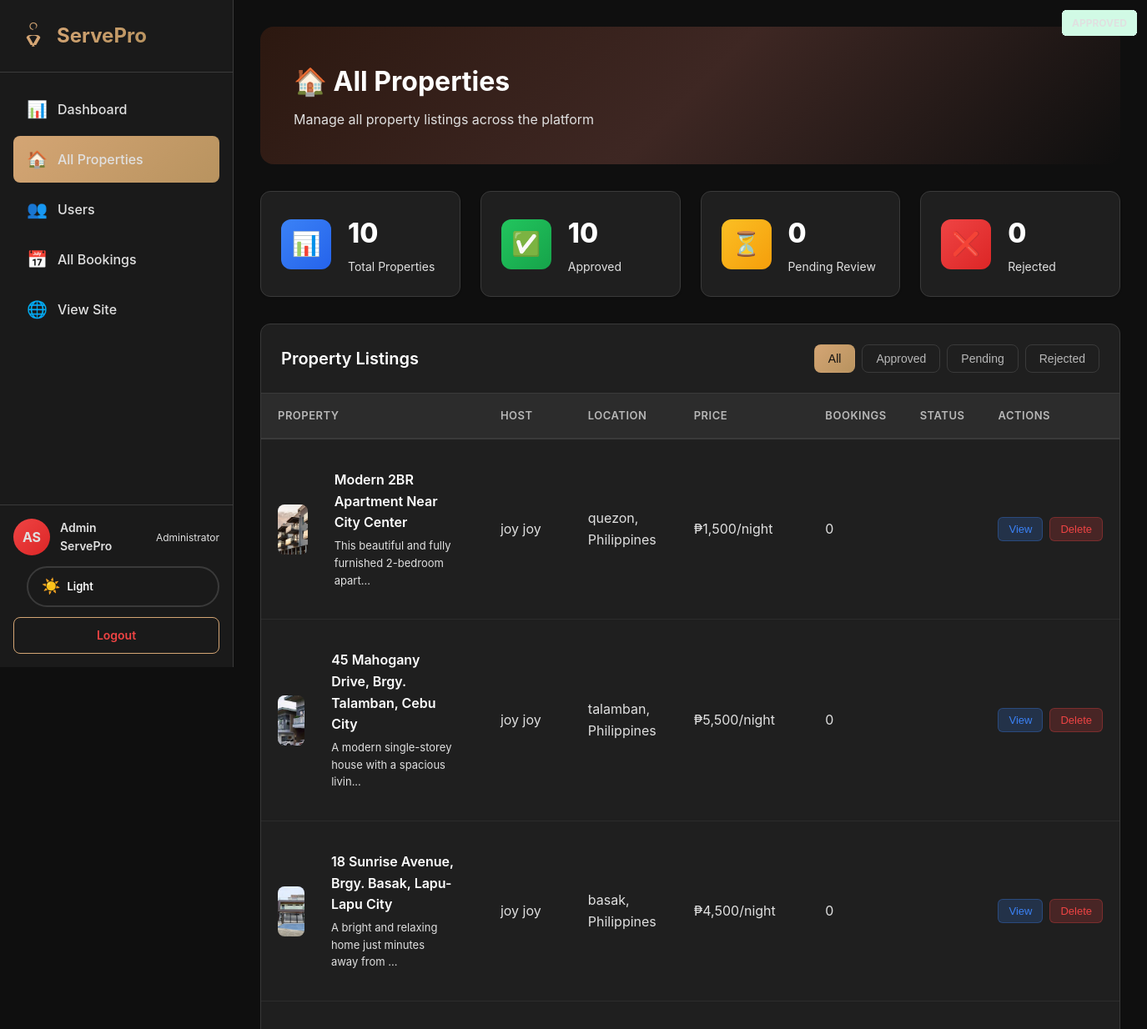
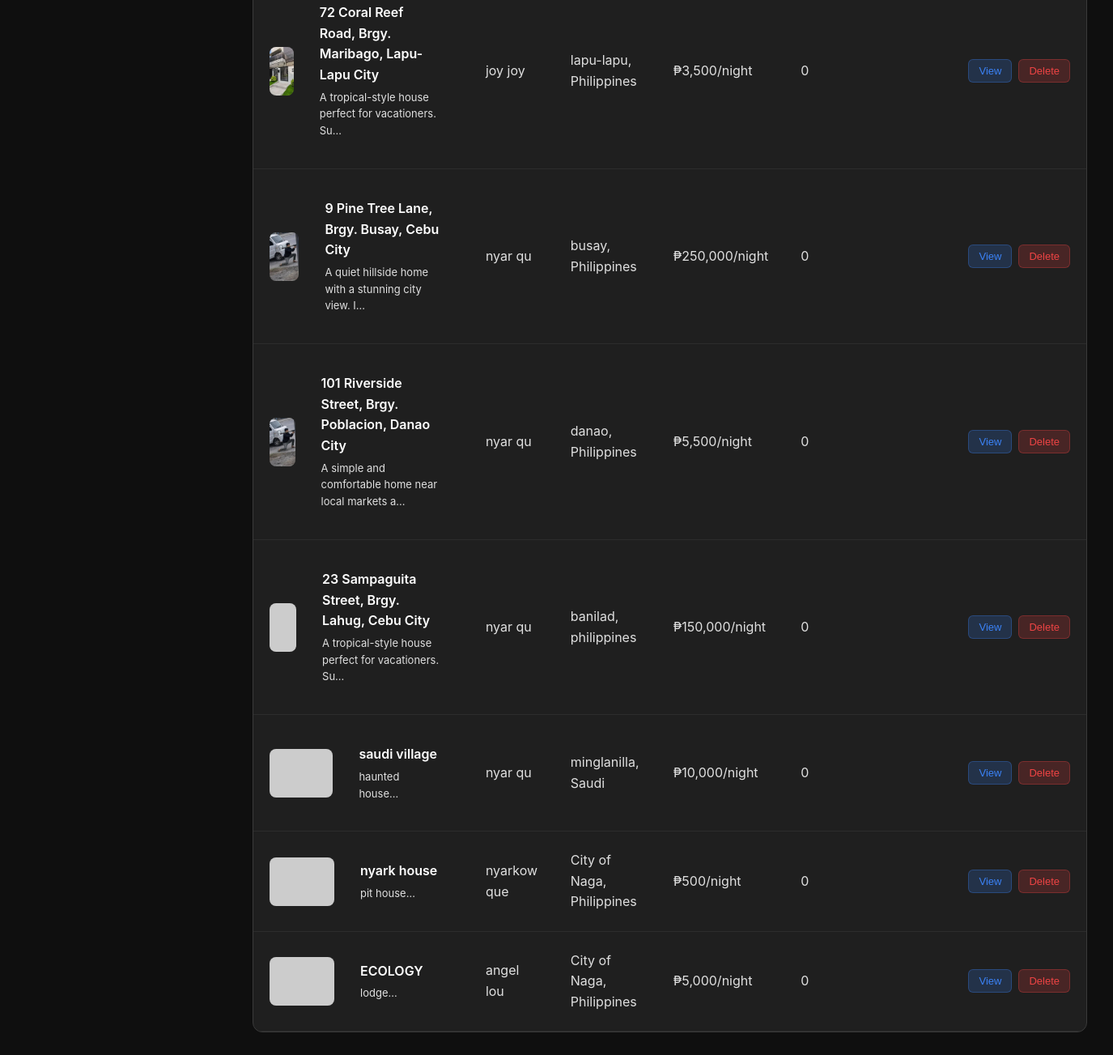
Screenshot of /admin/properties.php (signed in) with the database file from the repository (2 pictures, top to bottom).
### tables this page shows
CREATE TABLE `users` (
  `id` int(11) NOT NULL,
  `first_name` varchar(50) NOT NULL,
  `last_name` varchar(50) NOT NULL,
  `email` varchar(100) NOT NULL,
  `password` varchar(255) NOT NULL,
  `created_at` timestamp NOT NULL DEFAULT current_timestamp(),
  `role` enum('guest','host','admin') DEFAULT 'guest',
  `host_verified` tinyint(1) NOT NULL DEFAULT 0
);

CREATE TABLE `properties` (
  `id` int(11) NOT NULL,
  `host_id` int(11) NOT NULL,
  `title` varchar(255) NOT NULL,
  `description` text NOT NULL,
  `property_type` enum('house','apartment','condo','villa','hotel') NOT NULL,
  `address` text NOT NULL,
  `city` varchar(100) NOT NULL,
  `country` varchar(100) NOT NULL,
  `price_per_night` decimal(10,2) NOT NULL,
  `max_guests` int(11) NOT NULL,
  `bedrooms` int(11) NOT NULL,
  `bathrooms` int(11) NOT NULL,
  `latitude` decimal(10,8) DEFAULT NULL,
  `longitude` decimal(11,8) DEFAULT NULL,
  `auto_accept_bookings` tinyint(1) NOT NULL DEFAULT 0,
  `status` enum('pending','approved','rejected','suspended','out_of_order') DEFAULT 'pending',
  `admin_notes` text DEFAULT NULL,
  `created_at` timestamp NOT NULL DEFAULT current_timestamp(),
  `updated_at` timestamp NOT NULL DEFAULT current_timestamp() ON UPDATE current_timestamp()
);

### config/session.php (called while the page is built, shortened)
<?php
function getCurrentUser() {
    $conn = getDBConnection();
    $user_id = $_SESSION['user_id'];
    $stmt = $conn->prepare("SELECT id, first_name, last_name, email, role, IFNULL(host_verified, 0) AS host_verified FROM users WHERE id = ?");
    $stmt->bind_param("i", $user_id);
    $stmt->execute();
    $result = $stmt->get_result();
    $user = $result->fetch_assoc();
    return $user;
}
?>

### admin/properties.php (the view, shortened to what this page needs)
<?php
require_once __DIR__ . '/../config/session.php';
$user = getCurrentUser();
$conn = getDBConnection();
$query = "
    SELECT
        p.*,
        u.first_name,
        u.last_name,
        u.email,
        (SELECT photo_url FROM property_photos WHERE property_id = p.id AND is_primary = 1 LIMIT 1) as primary_photo,
        (SELECT COUNT(*) FROM bookings WHERE property_id = p.id) as total_bookings
    FROM properties p
    JOIN users u ON p.host_id = u.id
    ORDER BY p.created_at DESC
";
$result = $conn->query($query);
$properties = $result->fetch_all(MYSQLI_ASSOC);
$stats = [
    'total' => count($properties),
    'approved' => 0,
    'pending' => 0,
    'rejected' => 0
];
foreach ($properties as $property) {
    $stats[$property['status']]++;
}
?>
<!DOCTYPE html>
<html lang="en">
<head>
    <link rel="stylesheet" href="../assets/css/style.css?v=10.0">
    <link rel="stylesheet" href="../assets/css/host-dashboard.css?v=10.0">
    <link rel="stylesheet" href="../assets/css/admin.css?v=10.0">
    <link rel="stylesheet" href="../assets/css/theme-toggle.css?v=10.0">
</head>
<body>
    <div class="host-layout">
        <aside class="host-sidebar">
            <div class="sidebar-header">
                <a href="../home.php" class="sidebar-brand">
                    <span>ServePro</span>
                </a>
            </div>
            <nav class="sidebar-nav">
                <a href="dashboard.php" class="nav-item">
                    <span class="nav-icon">📊</span>
                    <span>Dashboard</span>
                </a>
                <a href="properties.php" class="nav-item active">
                    <span class="nav-icon">🏠</span>
                    <span>All Properties</span>
                </a>
                <a href="users.php" class="nav-item">
                    <span class="nav-icon">👥</span>
                    <span>Users</span>
                </a>
                <a href="bookings.php" class="nav-item">
                    <span class="nav-icon">📅</span>
                    <span>All Bookings</span>
                </a>
                <a href="../home.php" class="nav-item">
                    <span class="nav-icon">🌐</span>
                    <span>View Site</span>
                </a>
            </nav>
            <div class="sidebar-footer">
                <div class="user-profile">
                    <div class="user-avatar" style="background: linear-gradient(135deg, #EF4444, #DC2626);">
                        <?php echo strtoupper(substr($user['first_name'], 0, 1) . substr($user['last_name'], 0, 1)); ?>
                    </div>
                    <div class="user-info">
                        <div class="user-name"><?php echo htmlspecialchars($user['first_name'] . ' ' . $user['last_name']); ?></div>
                        <div class="user-role">Administrator</div>
                    </div>
                </div>
                <div class="theme-toggle" style="margin-bottom: 12px;">
                    <span class="theme-toggle-icon">☀️</span>
                    <span class="theme-toggle-text">Light</span>
                </div>
                <a href="../logout.php" class="btn-logout">Logout</a>
            </div>
        </aside>
        <main class="host-main">
            <div class="properties-header">
                <h1>🏠 All Properties</h1>
                <p>Manage all property listings across the platform</p>
            </div>
            <div class="properties-stats">
                <div class="stat-card">
                    <div class="stat-icon" style="background: linear-gradient(135deg, #3B82F6, #2563EB);">📊</div>
                    <div class="stat-content">
                        <h3><?php echo $stats['total']; ?></h3>
                        <p>Total Properties</p>
                    </div>
                </div>
                <div class="stat-card">
                    <div class="stat-icon" style="background: linear-gradient(135deg, #22C55E, #16A34A);">✅</div>
                    <div class="stat-content">
                        <h3><?php echo $stats['approved']; ?></h3>
                        <p>Approved</p>
                    </div>
                </div>
                <div class="stat-card">
                    <div class="stat-icon" style="background: linear-gradient(135deg, #FBBF24, #F59E0B);">⏳</div>
                    <div class="stat-content">
                        <h3><?php echo $stats['pending']; ?></h3>
                        <p>Pending Review</p>
                    </div>
                </div>
                <div class="stat-card">
                    <div class="stat-icon" style="background: linear-gradient(135deg, #EF4444, #DC2626);">❌</div>
                    <div class="stat-content">
                        <h3><?php echo $stats['rejected']; ?></h3>
                        <p>Rejected</p>
                    </div>
                </div>
            </div>
            <div class="properties-table-container">
                <div class="table-header">
                    <h2>Property Listings</h2>
                    <div class="filter-tabs">
                        <button class="filter-tab active" onclick="filterProperties('all')">All</button>
                        <button class="filter-tab" onclick="filterProperties('approved')">Approved</button>
                        <button class="filter-tab" onclick="filterProperties('pending')">Pending</button>
                        <button class="filter-tab" onclick="filterProperties('rejected')">Rejected</button>
                    </div>
                </div>
                <?php if (empty($properties)): ?>
                    <div class="empty-state">
                        <h3>📭 No Properties Found</h3>
                        <p>There are no properties in the system yet.</p>
                    </div>
                <?php else: ?>
                    <table class="properties-table">
                        <thead>
                            <tr>
                                <th>Property</th>
                                <th>Host</th>
                                <th>Location</th>
                                <th>Price</th>
                                <th>Bookings</th>
                                <th>Status</th>
                                <th>Actions</th>
                            </tr>
                        </thead>
                        <tbody>
                            <?php foreach ($properties as $property): ?>
                                <tr data-status="<?php echo $property['status']; ?>">
                                    <td>
                                        <div class="property-cell">
                                            <img src="<?php echo $property['primary_photo'] ? htmlspecialchars($property['primary_photo']) : 'https://via.placeholder.com/80x60?text=No+Image'; ?>"
                                                 alt="Property" class="property-image">
                                            <div class="property-info">
                                                <h3><?php echo htmlspecialchars($property['title']); ?></h3>
                                                <p><?php echo htmlspecialchars(substr($property['description'], 0, 50)) . '...'; ?></p>
                                            </div>
                                        </div>
                                    </td>
                                    <td><?php echo htmlspecialchars($property['first_name'] . ' ' . $property['last_name']); ?></td>
                                    <td><?php echo htmlspecialchars($property['city'] . ', ' . $property['country']); ?></td>
                                    <td class="amount">₱<?php echo number_format($property['price_per_night'], 0); ?>/night</td>
                                    <td><?php echo $property['total_bookings']; ?></td>
                                    <td>
                                    </td>
                                    <td>
                                        <div class="action-buttons">
                                            <button class="btn-action btn-view" onclick="viewProperty(<?php echo $property['id']; ?>)">View</button>
                                            <button class="btn-action btn-delete" onclick="deleteProperty(<?php echo $property['id']; ?>)">Delete</button>
                                        </div>
                                    </td>
                                </tr>
                            <?php endforeach; ?>
                        </tbody>
                    </table>
                <?php endif; ?>
            </div>
        </main>
    </div>
</body>
</html>

### assets/css/style.css (style rules this page uses)
* { margin: 0; padding: 0; box-sizing: border-box; }
:root { --primary-color: #D4A574; --primary-dark: #B8935F; --primary-light: #E6C89C; --secondary-color: #1A1A1A; --accent-color: #D4A574; --text-dark: #FFFFFF; --text-gray: #B8B8B8; --bg-light: #1F1F1F; --border-color: #3A3A3A; --bg-primary: #0F0F0F; --bg-secondary: #1A1A1A; --bg-tertiary: #2C2C2C; --wood-dark: #2C1810; --wood-medium: #3E2723; --wood-light: #5D4037; }
body { font-family: -apple-system, BlinkMacSystemFont, 'Segoe UI', 'Inter', Roboto, 'Helvetica Neue', Arial, sans-serif; background: var(--bg-primary); color: #FFFFFF !important; line-height: 1.6; min-height: 100vh; }
h1, h2, h3, h4, h5, h6 { color: #FFFFFF !important; }
p, span, div { color: #E0E0E0 !important; }
.user-info { display: flex; align-items: center; gap: 16px; }
.user-avatar { width: 48px; height: 48px; border-radius: 50%; background: linear-gradient(135deg, var(--primary-color), var(--primary-dark)); display: flex; align-items: center; justify-content: center; color: white; font-size: 20px; font-weight: 600; }
.btn-logout { background: transparent; color: var(--primary-color); border: 2px solid var(--primary-color); border-radius: 8px; padding: 10px 20px; font-size: 14px; font-weight: 600; cursor: pointer; text-decoration: none; transition: all 0.2s ease; }

### assets/css/host-dashboard.css (style rules this page uses)
.host-layout { display: flex; min-height: 100vh; background: #0F0F0F; }
.host-sidebar { width: 280px; background: #1A1A1A; border-right: 1px solid #3A3A3A; display: flex; flex-direction: column; position: fixed; height: 100vh; overflow-y: auto; }
.sidebar-header { padding: 24px; border-bottom: 1px solid #3A3A3A; }
.sidebar-brand { display: flex; align-items: center; gap: 12px; text-decoration: none; transition: transform 0.2s ease; }
.sidebar-brand .brand-icon { width: 32px; height: 32px; fill: #D4A574; }
.sidebar-brand span { font-size: 24px; font-weight: 700; background: linear-gradient(135deg, #D4A574, #B8935F); -webkit-background-clip: text; -webkit-text-fill-color: transparent; }
.sidebar-nav { flex: 1; padding: 16px; }
.nav-item { display: flex; align-items: center; gap: 12px; padding: 12px 16px; border-radius: 8px; text-decoration: none; color: #B8B8B8; font-weight: 500; margin-bottom: 4px; transition: all 0.2s ease; }
.nav-item.active { background: linear-gradient(135deg, #D4A574, #B8935F); color: #0F0F0F; }
.nav-icon { font-size: 20px; }
.sidebar-footer { padding: 16px; border-top: 1px solid #3A3A3A; }
.user-profile { display: flex; align-items: center; gap: 12px; margin-bottom: 12px; }
.user-avatar { width: 44px; height: 44px; border-radius: 50%; background: linear-gradient(135deg, #D4A574, #B8935F); display: flex; align-items: center; justify-content: center; color: white; font-weight: 700; font-size: 16px; }
.user-info { flex: 1; }
.user-name { font-weight: 600; font-size: 14px; color: #FFFFFF; }
.user-role { font-size: 12px; color: #B8B8B8; }
.btn-logout { display: block; width: 100%; padding: 10px; background: transparent; border: 1px solid #D4A574; border-radius: 8px; text-align: center; text-decoration: none; color: #EF4444; font-weight: 600; font-size: 14px; transition: all 0.2s ease; }
.host-main { margin-left: 280px; flex: 1; padding: 32px; }
.stat-card { background: #1F1F1F; border-radius: 12px; padding: 24px; display: flex; border: 1px solid #3A3A3A; align-items: center; gap: 20px; box-shadow: 0 1px 3px rgba(0, 0, 0, 0.1); transition: transform 0.2s ease, box-shadow 0.2s ease; }
.stat-icon { width: 60px; height: 60px; border-radius: 12px; display: flex; align-items: center; justify-content: center; font-size: 28px; }
.stat-content h3 { font-size: 32px; font-weight: 800; color: #FFFFFF; margin-bottom: 4px; }
.stat-content p { font-size: 14px; color: #B8B8B8; }
.property-image { position: relative; width: 100%; height: 200px; overflow: hidden; }
.property-info { padding: 16px; }
.property-info h3 { font-size: 18px; font-weight: 700; color: #FFFFFF; margin-bottom: 8px; }

### assets/css/admin.css (style rules this page uses)
.btn-view { padding: 10px 24px; background: transparent; color: #D4A574; border: 2px solid #D4A574; border-radius: 8px; font-weight: 600; font-size: 14px; text-decoration: none; display: inline-flex; align-items: center; transition: all 0.2s ease; }

### rows the page displays
users: first_name+last_name "AS", first_name+last_name "Admin ServePro"
properties: shows a picture, title "Modern 2BR Apartment Near City Center", description "This beautiful and fully furnished 2-bedroom apart", host.last_name "joy joy", city+country "quezon, Philippines", price_per_night "1,500", total_bookings "0"
properties: shows a picture, title "45 Mahogany Drive, Brgy. Talamban, Cebu City", description "A modern single-storey house with a spacious livin", host.last_name "joy joy", city+country "talamban, Philippines", price_per_night "5,500", total_bookings "0"
properties: shows a picture, title "18 Sunrise Avenue, Brgy. Basak, Lapu-Lapu City", description "A bright and relaxing home just minutes away from", host.last_name "joy joy", city+country "basak, Philippines", price_per_night "4,500", total_bookings "0"
properties: shows a picture, title "72 Coral Reef Road, Brgy. Maribago, Lapu-Lapu City", description "A tropical-style house perfect for vacationers. Su", host.last_name "joy joy", city+country "lapu-lapu, Philippines", price_per_night "3,500", total_bookings "0"
properties: title "9 Pine Tree Lane, Brgy. Busay, Cebu City", description "A quiet hillside home with a stunning city view. I", host.last_name "nyar qu", city+country "busay, Philippines", price_per_night "250,000", total_bookings "0"
properties: title "101 Riverside Street, Brgy. Poblacion, Danao City", description "A simple and comfortable home near local markets a", host.last_name "nyar qu", city+country "danao, Philippines", price_per_night "5,500", total_bookings "0"
properties: title "23 Sampaguita Street, Brgy. Lahug, Cebu City", description "A tropical-style house perfect for vacationers. Su", host.last_name "nyar qu", city+country "banilad, philippines", price_per_night "150,000", total_bookings "0"
properties: title "saudi village", description "haunted house", host.last_name "nyar qu", city+country "minglanilla, Saudi", price_per_night "10,000", total_bookings "0"
properties: title "nyark house", description "pit house", host.last_name "nyarkow que", city+country "City of Naga, Philippines", price_per_night "500", total_bookings "0"
properties: title "ECOLOGY", description "lodge", host.last_name "angel lou", city+country "City of Naga, Philippines", price_per_night "5,000", total_bookings "0"

### other values shown
$stats['total'] "10"
$stats['approved'] "10"
$stats['pending'] "0"
$stats['rejected'] "0"
